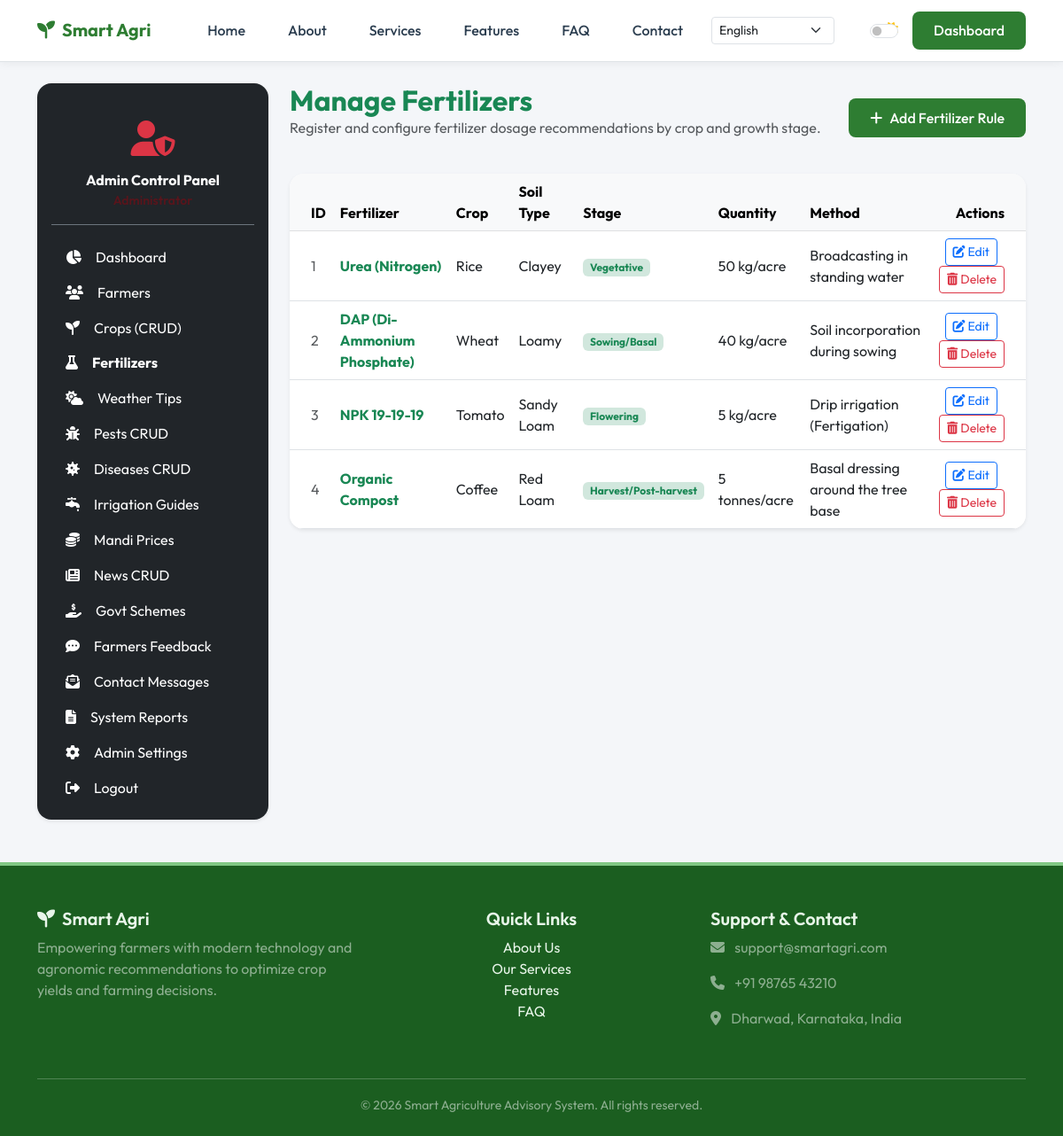
/admin/fertilizers (signed in), run on the app's committed database.
### app/models.py (models this page shows)
class Fertilizer(db.Model):
    __tablename__ = 'fertilizers'
    id = db.Column(db.Integer, primary_key=True)
    name = db.Column(db.String(100), nullable=False)
    crop_name = db.Column(db.String(100), nullable=False)
    soil_type = db.Column(db.String(50), nullable=True)
    growth_stage = db.Column(db.String(50), nullable=True)  # Sowing, Vegetative, Flowering, Harvesting
    recommended_quantity = db.Column(db.String(100), nullable=True)
    method = db.Column(db.String(100), nullable=True)  # Broadcasting, Foliar spray, Drip line
    safety_tips = db.Column(db.Text, nullable=True)

### app/routes/admin.py (the view, shortened to what this page needs)
@admin_bp.route('/fertilizers', methods=['GET', 'POST'])
@admin_required
def manage_fertilizers():
    ferts = Fertilizer.query.all()
    crops = Crop.query.all()
    return render_template('admin/fertilizers.html', fertilizers=ferts, crops=crops)

### app/__init__.py (called while the page is built)
@login_manager.user_loader
def load_user(user_id):
    role = session.get('user_role')
    if role == 'admin':
        return Admin.query.get(int(user_id))
    return User.query.get(int(user_id))

### app/routes/admin.py (called while the page is built)
def admin_required(f):
    @wraps(f)
    def decorated_function(*args, **kwargs):
        if not current_user.is_authenticated or session.get('user_role') != 'admin':
            flash('Access restricted to Administrators. Please log in.', 'danger')
            return redirect(url_for('public.admin_login'))
        return f(*args, **kwargs)
    return decorated_function

### app/templates/admin/fertilizers.html (shortened to what this page needs)
{% extends 'admin_base.html' %}
{% block admin_content %}
<div class="row">
    <div class="col-12 d-flex justify-content-between align-items-center mb-4">
        <div>
            <h2 class="fw-bold mb-0 text-success">Manage Fertilizers</h2>
            <p class="text-muted">Register and configure fertilizer dosage recommendations by crop and growth stage.</p>
        </div>
        <button class="btn btn-primary-custom" data-bs-toggle="collapse" data-bs-target="#addFertCollapse">
            <i class="fas fa-plus me-2"></i>Add Fertilizer Rule
        </button>
    </div>
    <div class="col-12">
        <div class="card card-custom border-0 shadow-sm">
            <div class="table-responsive">
                <table class="table table-hover align-middle mb-0">
                    <thead class="table-light">
                        <tr>
                            <th class="ps-4">ID</th>
                            <th>Fertilizer</th>
                            <th>Crop</th>
                            <th>Soil Type</th>
                            <th>Stage</th>
                            <th>Quantity</th>
                            <th>Method</th>
                            <th class="pe-4 text-end">Actions</th>
                        </tr>
                    </thead>
                    <tbody>
                        {% if fertilizers %}
                            {% for f in fertilizers %}
                            <tr>
                                <td class="ps-4 text-muted">{{ f.id }}</td>
                                <td class="fw-bold text-success">{{ f.name }}</td>
                                <td>{{ f.crop_name }}</td>
                                <td>{{ f.soil_type or 'General' }}</td>
                                <td><span class="badge bg-success-subtle text-success">{{ f.growth_stage }}</span></td>
                                <td>{{ f.recommended_quantity or '-' }}</td>
                                <td>{{ f.method or '-' }}</td>
                                <td class="pe-4 text-end">
                                    <button class="btn btn-sm btn-outline-primary me-2" data-bs-toggle="modal" data-bs-target="#editFertModal{{ f.id }}">
                                        <i class="fas fa-edit"></i> Edit
                                    </button>
                                    <a href="{{ url_for('admin.delete_fertilizer', id=f.id) }}" class="btn btn-sm btn-outline-danger btn-delete-confirm" data-confirm-message="Are you sure you want to delete this recommendation?">
                                        <i class="fas fa-trash-alt"></i> Delete
                                    </a>
                                </td>
                            </tr>
                            {% endfor %}
                        {% else %}
                            <tr>
                                <td colspan="8" class="text-center py-4 text-muted">No fertilizers configured.</td>
                            </tr>
                        {% endif %}
                    </tbody>
                </table>
            </div>
        </div>
    </div>
</div>
{% endblock %}

### app/static/css/style.css (style rules this page uses)
:root { --primary-color: #2e7d32; --primary-dark: #1b5e20; --primary-light: #81c784; --accent-color: #4caf50; --accent-light: #e8f5e9; --body-bg: #f4f6f9; --card-bg: #ffffff; --text-color: #2c3e50; --text-muted: #6c757d; --border-color: #dee2e6; --sidebar-bg: #1e4620; --sidebar-text: #ffffff; --sidebar-hover: #2e7d32; --sidebar-active: #388e3c; --header-bg: #ffffff; --footer-bg: #1b5e20; --footer-text: #e8f5e9; }
body { background-color: var(--body-bg); color: var(--text-color); font-family: 'Outfit', sans-serif; transition: background-color 0.3s ease, color 0.3s ease; display: flex; flex-direction: column; min-height: 100vh; }
h1, h2, h3, h4, h5, h6 { font-family: 'Outfit', sans-serif; font-weight: 600; }
.btn-primary-custom { background-color: var(--primary-color); color: white !important; border: none; font-weight: 500; border-radius: 8px; padding: 0.6rem 1.5rem; transition: all 0.3s ease; }
.card-custom { background-color: var(--card-bg); border: 1px solid var(--border-color); border-radius: 16px; box-shadow: 0 4px 20px rgba(0,0,0,0.02); transition: transform 0.3s ease, box-shadow 0.3s ease, border-color 0.3s ease; overflow: hidden; }

### data on the page
Fertilizer: id "1", name "Urea (Nitrogen)", crop_name "Rice", soil_type "Clayey", growth_stage "Vegetative", recommended_quantity "50 kg/acre", method "Broadcasting in standing water"
Fertilizer: id "2", name "DAP (Di-Ammonium Phosphate)", crop_name "Wheat", soil_type "Loamy", growth_stage "Sowing/Basal", recommended_quantity "40 kg/acre", method "Soil incorporation during sowing"
Fertilizer: id "3", name "NPK 19-19-19", crop_name "Tomato", soil_type "Sandy Loam", growth_stage "Flowering", recommended_quantity "5 kg/acre", method "Drip irrigation (Fertigation)"
Fertilizer: id "4", name "Organic Compost", crop_name "Coffee", soil_type "Red Loam", growth_stage "Harvest/Post-harvest", recommended_quantity "5 tonnes/acre", method "Basal dressing around the tree base"
